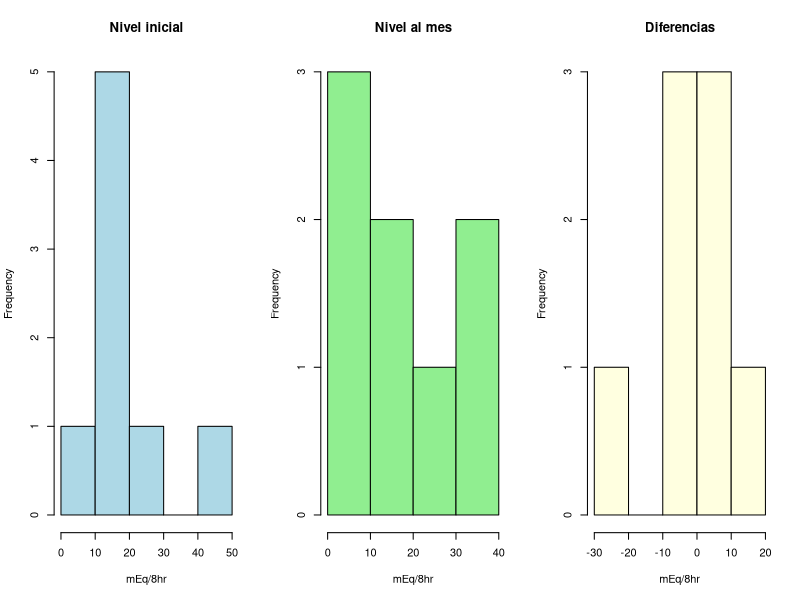
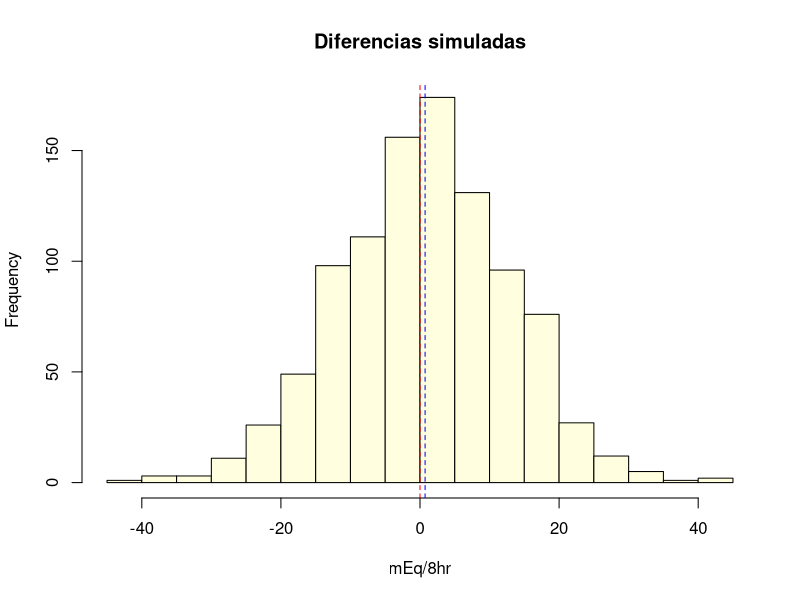
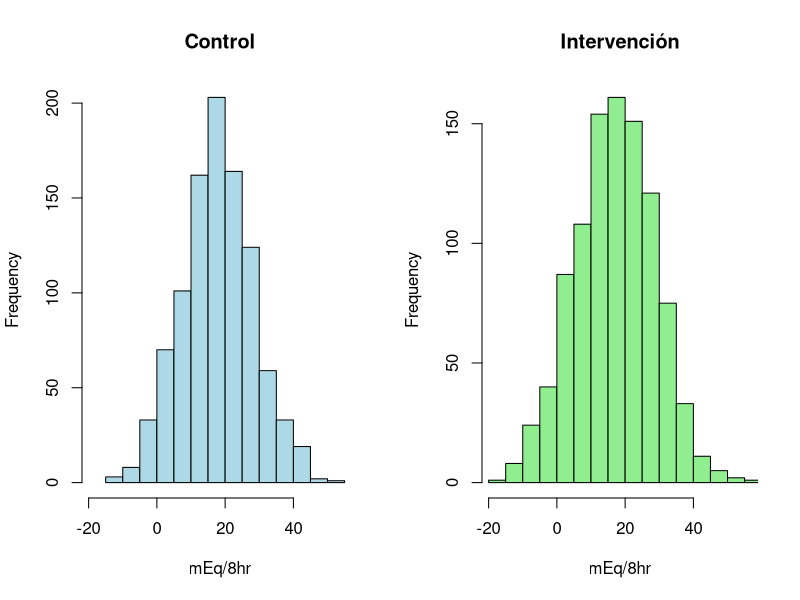

Source code (R) for these figures, in order:
## ---- chunk 1
knitr::opts_chunk$set(warning = FALSE, message = FALSE, tidy = FALSE) 
## ---- chunk 2
inicial <- c(7.85, 12.03, 21.84, 13.94, 16.68, 41.78, 14.97, 12.07)
mes <- c(9.59, 34.50, 4.55, 20.78, 11.69, 32.51, 5.46, 12.95)
dif <- inicial - mes
## ---- chunk 3
par(mfrow = c(1, 3))
hist(inicial, main = "Nivel inicial", xlab = "mEq/8hr", col = "lightblue")
hist(mes, main = "Nivel al mes", xlab = "mEq/8hr", col = "lightgreen")
hist(dif, main = "Diferencias", xlab = "mEq/8hr", col = "lightyellow")
par(mfrow = c(1, 1))
## ---- chunk 4
shapiro <- shapiro.test(dif)
shapiro
## ---- chunk 5
t_test <- t.test(dif, mu = 0, alternative = "greater")
t_test
## ---- chunk 6
alpha <- 0.05; potencia <- 0.90
delta <- mean(dif); sigma <- sd(dif)
z_alpha <- qnorm(1 - alpha); z_beta <- qnorm(potencia)
n_req <- ceiling((z_alpha + z_beta)^2 * sigma^2 / delta^2)
n_req
## ---- chunk 7
set.seed(42)
muestra <- rnorm(n_req, mean = delta, sd = sigma)
## ---- chunk 8
hist(muestra, breaks = 20, main = "Diferencias simuladas",
     xlab = "mEq/8hr", col = "lightyellow")
abline(v = 0, col = "red", lty = 2)
abline(v = mean(muestra), col = "blue", lty = 2)
## ---- chunk 9
t_sim <- t.test(muestra, mu = 0, alternative = "greater")
t_sim
## ---- chunk 10
t_indep <- t.test(inicial, mes, var.equal = FALSE)
t_indep
## ---- chunk 11
t_test; t_indep
## ---- chunk 12
set.seed(123)
mu_ini <- mean(inicial); sd_ini <- sd(inicial)
mu_mes <- mean(mes); sd_mes <- sd(mes)
grupo_control <- rnorm(n_req, mu_ini, sd_ini)
grupo_interv <- rnorm(n_req, mu_mes, sd_mes)
## ---- chunk 13
par(mfrow = c(1, 2))
hist(grupo_control, main = "Control", xlab = "mEq/8hr", col = "lightblue",
     xlim = range(c(grupo_control, grupo_interv)))
hist(grupo_interv, main = "Intervención", xlab = "mEq/8hr", col = "lightgreen",
     xlim = range(c(grupo_control, grupo_interv)))
par(mfrow = c(1, 1))
## ---- chunk 14
t_sim_indep <- t.test(grupo_control, grupo_interv, var.equal = FALSE)
t_sim_indep
